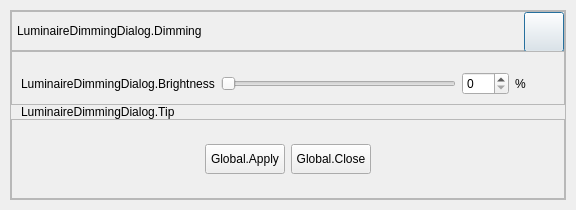
<?xml version="1.0" encoding="UTF-8"?>
<ui version="4.0">
 <class>LuminaireDimmingDialog</class>
 <widget class="QDialog" name="LuminaireDimmingDialog">
  <property name="geometry">
   <rect>
    <x>0</x>
    <y>0</y>
    <width>576</width>
    <height>208</height>
   </rect>
  </property>
  <property name="windowTitle">
   <string>Dialog</string>
  </property>
  <layout class="QVBoxLayout" name="verticalLayout">
   <property name="spacing">
    <number>0</number>
   </property>
   <property name="leftMargin">
    <number>10</number>
   </property>
   <property name="topMargin">
    <number>10</number>
   </property>
   <property name="rightMargin">
    <number>10</number>
   </property>
   <property name="bottomMargin">
    <number>10</number>
   </property>
   <item>
    <widget class="QFrame" name="frameDialogContainer">
     <property name="frameShape">
      <enum>QFrame::StyledPanel</enum>
     </property>
     <property name="frameShadow">
      <enum>QFrame::Raised</enum>
     </property>
     <layout class="QVBoxLayout" name="verticalLayout_2">
      <property name="spacing">
       <number>0</number>
      </property>
      <property name="leftMargin">
       <number>0</number>
      </property>
      <property name="topMargin">
       <number>0</number>
      </property>
      <property name="rightMargin">
       <number>0</number>
      </property>
      <property name="bottomMargin">
       <number>0</number>
      </property>
      <item>
       <widget class="QFrame" name="frameDialogHead">
        <property name="minimumSize">
         <size>
          <width>0</width>
          <height>40</height>
         </size>
        </property>
        <property name="maximumSize">
         <size>
          <width>16777215</width>
          <height>40</height>
         </size>
        </property>
        <property name="frameShape">
         <enum>QFrame::StyledPanel</enum>
        </property>
        <property name="frameShadow">
         <enum>QFrame::Raised</enum>
        </property>
        <layout class="QHBoxLayout" name="horizontalLayout">
         <property name="spacing">
          <number>0</number>
         </property>
         <property name="leftMargin">
          <number>5</number>
         </property>
         <property name="topMargin">
          <number>0</number>
         </property>
         <property name="rightMargin">
          <number>0</number>
         </property>
         <property name="bottomMargin">
          <number>0</number>
         </property>
         <item>
          <widget class="QLabel" name="labelDialogTitle">
           <property name="text">
            <string>LuminaireDimmingDialog.Dimming</string>
           </property>
          </widget>
         </item>
         <item>
          <spacer name="horizontalSpacer">
           <property name="orientation">
            <enum>Qt::Horizontal</enum>
           </property>
           <property name="sizeHint" stdset="0">
            <size>
             <width>82</width>
             <height>20</height>
            </size>
           </property>
          </spacer>
         </item>
         <item>
          <widget class="QPushButton" name="buttonDialogClose">
           <property name="minimumSize">
            <size>
             <width>40</width>
             <height>40</height>
            </size>
           </property>
           <property name="maximumSize">
            <size>
             <width>40</width>
             <height>40</height>
            </size>
           </property>
           <property name="text">
            <string/>
           </property>
          </widget>
         </item>
        </layout>
       </widget>
      </item>
      <item>
       <widget class="QFrame" name="frame_3">
        <property name="sizePolicy">
         <sizepolicy hsizetype="Preferred" vsizetype="Expanding">
          <horstretch>0</horstretch>
          <verstretch>0</verstretch>
         </sizepolicy>
        </property>
        <property name="frameShape">
         <enum>QFrame::StyledPanel</enum>
        </property>
        <property name="frameShadow">
         <enum>QFrame::Raised</enum>
        </property>
        <layout class="QHBoxLayout" name="horizontalLayout_3">
         <property name="topMargin">
          <number>20</number>
         </property>
         <item>
          <widget class="QLabel" name="labelDimmingDialogBrightnessTitle">
           <property name="text">
            <string>LuminaireDimmingDialog.Brightness</string>
           </property>
          </widget>
         </item>
         <item>
          <widget class="QSlider" name="sliderDimming">
           <property name="minimum">
            <number>0</number>
           </property>
           <property name="maximum">
            <number>100</number>
           </property>
           <property name="value">
            <number>0</number>
           </property>
           <property name="orientation">
            <enum>Qt::Horizontal</enum>
           </property>
          </widget>
         </item>
         <item>
          <widget class="QSpinBox" name="spinDimmingDialogBrightnessValue">
           <property name="minimumSize">
            <size>
             <width>0</width>
             <height>0</height>
            </size>
           </property>
           <property name="maximumSize">
            <size>
             <width>16777215</width>
             <height>30</height>
            </size>
           </property>
           <property name="maximum">
            <number>100</number>
           </property>
          </widget>
         </item>
         <item>
          <widget class="QLabel" name="labelDimmingDialogBrightnessUnit">
           <property name="minimumSize">
            <size>
             <width>40</width>
             <height>0</height>
            </size>
           </property>
           <property name="maximumSize">
            <size>
             <width>40</width>
             <height>16777215</height>
            </size>
           </property>
           <property name="text">
            <string>%</string>
           </property>
          </widget>
         </item>
        </layout>
       </widget>
      </item>
      <item>
       <widget class="QLabel" name="labelBrightnessDialogTip">
        <property name="text">
         <string>LuminaireDimmingDialog.Tip</string>
        </property>
        <property name="alignment">
         <set>Qt::AlignLeading|Qt::AlignLeft|Qt::AlignVCenter</set>
        </property>
        <property name="indent">
         <number>10</number>
        </property>
       </widget>
      </item>
      <item>
       <widget class="QFrame" name="frame_2">
        <property name="minimumSize">
         <size>
          <width>0</width>
          <height>80</height>
         </size>
        </property>
        <property name="maximumSize">
         <size>
          <width>16777215</width>
          <height>80</height>
         </size>
        </property>
        <property name="frameShape">
         <enum>QFrame::StyledPanel</enum>
        </property>
        <property name="frameShadow">
         <enum>QFrame::Raised</enum>
        </property>
        <layout class="QHBoxLayout" name="horizontalLayout_2">
         <item>
          <spacer name="horizontalSpacer_2">
           <property name="orientation">
            <enum>Qt::Horizontal</enum>
           </property>
           <property name="sizeHint" stdset="0">
            <size>
             <width>0</width>
             <height>20</height>
            </size>
           </property>
          </spacer>
         </item>
         <item>
          <widget class="QPushButton" name="buttonDialogApply">
           <property name="minimumSize">
            <size>
             <width>80</width>
             <height>30</height>
            </size>
           </property>
           <property name="maximumSize">
            <size>
             <width>16777215</width>
             <height>30</height>
            </size>
           </property>
           <property name="text">
            <string>Global.Apply</string>
           </property>
          </widget>
         </item>
         <item>
          <widget class="QPushButton" name="buttonDialogBottomClose">
           <property name="minimumSize">
            <size>
             <width>80</width>
             <height>30</height>
            </size>
           </property>
           <property name="maximumSize">
            <size>
             <width>16777215</width>
             <height>30</height>
            </size>
           </property>
           <property name="text">
            <string>Global.Close</string>
           </property>
          </widget>
         </item>
         <item>
          <spacer name="horizontalSpacer_3">
           <property name="orientation">
            <enum>Qt::Horizontal</enum>
           </property>
           <property name="sizeHint" stdset="0">
            <size>
             <width>1</width>
             <height>20</height>
            </size>
           </property>
          </spacer>
         </item>
        </layout>
       </widget>
      </item>
     </layout>
    </widget>
   </item>
  </layout>
 </widget>
 <resources/>
 <connections/>
</ui>
